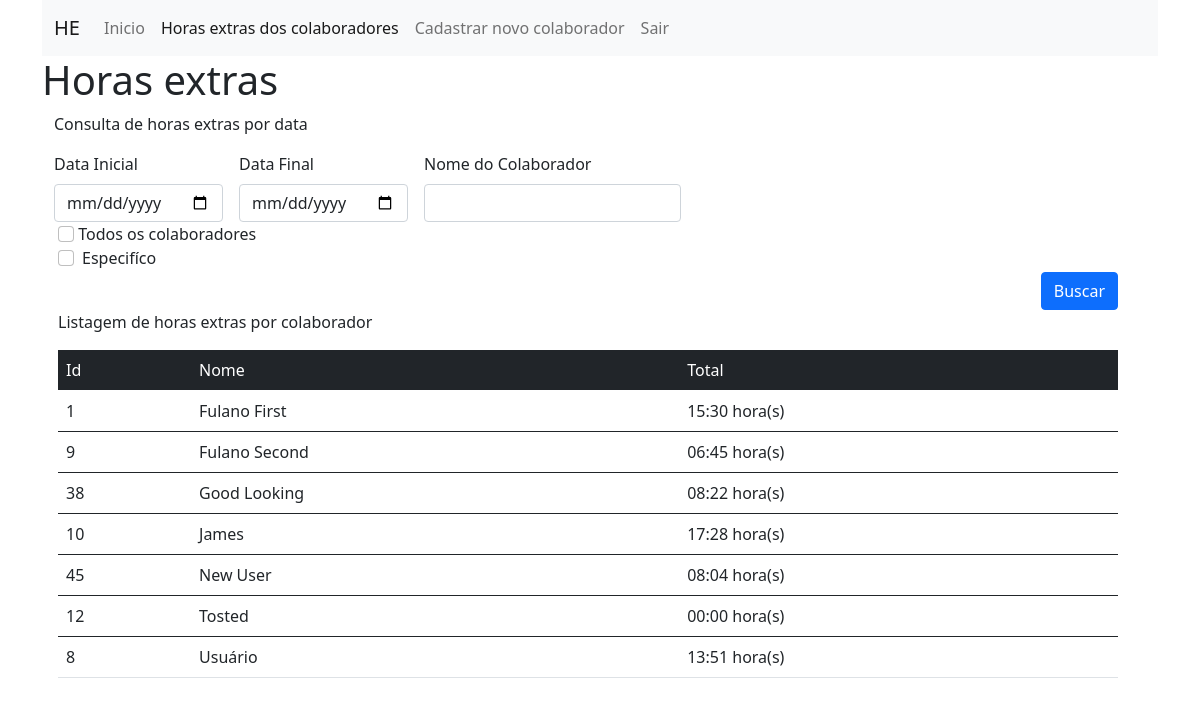
The page /Administrador/horas_extras_admin.php on the database its author committed.
### tables this page shows
CREATE TABLE IF NOT EXISTS `usuario_cadastro` (
  `usuario_id` int(11) NOT NULL AUTO_INCREMENT,
  `usuario` varchar(255) NOT NULL,
  `senha` varchar(50) NOT NULL,
  `nome` varchar(255) NOT NULL,
  `niveis_acessos_id` int(11) DEFAULT NULL,
  PRIMARY KEY (`usuario_id`)
);

### connection.php (called while the page is built, shortened)
<?php
class DBConnection {
    private $DB_HOST = "127.0.0.1:3303";
    private $DB_USER = "root";
    private $DB_PASSWORD = "";
    private $DB_DATABASE = "youtrack";
    private function connect() {
        $con = mysqli_connect($this->DB_HOST, $this->DB_USER, $this->DB_PASSWORD) or die("Conexão não realizada" . mysqli_error($con));
        mysqli_select_db($con, $this->DB_DATABASE) or die("Erro ao escolher banco " . mysqli_error($con));
        return $con;
    }
    function getAll($dti, $dtf, $name)
    {
        $con = $this->connect();
        $sql = "SELECT usuario_id, nome, concat(LPAD(FLOOR(TIMESTAMPDIFF(minute,CONCAT(data_inicial, ' ',hora_inicial), CONCAT(data_inicial, ' ',hora_final))/60), 2, '0'), ':',lpad(MOD(TIMESTAMPDIFF(minute,CONCAT(data_inicial, ' ',hora_inicial), CONCAT(data_inicial, ' ',hora_final)), 60), 2, '0')) as horas
                from usuario_cadastro
                natural join cadastro_horas";
        $sql .= " order by nome; ";
        $resultCon = $con->query($sql);
        $arrayHorasUser = [];
        $arrayFinal = [];
        $arrayHoras = $resultCon->fetch_all(MYSQLI_BOTH);
        foreach ($arrayHoras as $key => $value) {
            $arrayHorasUser[$value['usuario_id']][] = $value;
        }
        foreach ($arrayHorasUser as $key => $value) {
            foreach ($value as $chave => $valor) {
                if (!isset($arrayFinal[$valor['usuario_id']])) {
                    $arrayFinal[$valor['usuario_id']] = $valor;
                    $arrayFinal[$valor['usuario_id']]['horas'] = 0;
                }
                $arrayFinal[$valor['usuario_id']]['horas'] += $this->hoursToMinutes($valor['horas']);
            }
        }
        foreach ($arrayFinal as $key => $value) {
            $arrayFinal[$key]['horas'] = $this->minutesToHours($arrayFinal[$key]['horas']);
        }
        return $arrayFinal;
    }
    function hoursToMinutes($hours)
    {
        $minutes = 0;
        if (strpos($hours, ':') !== false)
        {
            list($hours, $minutes) = explode(':', $hours);
        }
        return $hours * 60 + $minutes;
    }
    function minutesToHours($minutes)
    {
        $hours = (int)($minutes / 60);
        $minutes -= $hours * 60;
        return sprintf("%d:%02.0f", $hours, $minutes);
    }
}
?>

### Administrador/horas_extras_admin.php (the view, shortened to what this page needs)
<?php
require_once('connection.php');
$connection = new DBConnection;
$dti= isset($_POST['data_inicial']) ?$_POST['data_inicial']:'';
$dtf= isset($_POST['data_final']) ?$_POST['data_final']:'';
$name = isset($_POST['nome']) ?$_POST['nome']:'';
$horas = $connection->getAll($dti, $dtf,$name);
?>
<!DOCTYPE html>
    <head>
    <link href="https://cdn.jsdelivr.net/npm/bootstrap@5.0.0-beta1/dist/css/bootstrap.min.css" rel="stylesheet">
    </head>
    <body>
    <div class="container">
    <nav class="navbar navbar-expand-lg navbar-light bg-light">
      <div class="container-fluid">
        <a class="navbar-brand" href="home_administrador.php">HE</a>
        <div class="collapse navbar-collapse" id="navbarSupportedContent">
          <ul class="navbar-nav me-auto mb-2 mb-lg-0">
            <li class="nav-item">
              <a class="nav-link" aria-current="page" href="home_administrador.php">Inicio</a>
            </li>
            <li class="nav-item">
              <a class="nav-link active" aria-current="page" href="horas_extras_admin.php">Horas extras dos colaboradores</a>
            </li>
            <li class="nav-item">
            <a class="nav-link" aria-current="page" href="cadastro_usuario.php">Cadastrar novo colaborador</a>
        </li>
            <li class="nav-item">
            <a class="nav-link" aria-current="page" href="index.php">Sair</a>
        </li>
          </ul>
        </div>
      </div>
    </nav>
    <h1>Horas extras</h1>
    <div class="container">
      <div>
      <p>Consulta de horas extras por data</p>
        <form class="row g-3" method="POST">
      <div class="col-auto">
        <label for="datainicial" class="form-label">Data Inicial</label>
        <input type="date" class="form-control" id="data_inicial" name="data_inicial" required>
      </div>
      <div class="col-auto">
        <label for="datafinal" class="form-label">Data Final</label>
        <input type="date" class="form-control" id="data_final" name="data_final">
      </div>
      <div class="col-auto">
        <label for="nome" class="form-label">Nome do Colaborador</label>
        <input type="text" class="form-control" id="nome" name="nome">
      </div>
      <form class="row g-3" method="POST">
        <div class="row align-items-center">
      <div class="col">
        <div class="col">
        <input class="form-check-input" type="checkbox" value="colab-all" id="flexCheckDefault" >
            <label class="form-check-label" for="flexCheckDefault">
              Todos os colaboradores
            </label>
        </div>
        <div class="col">
          <div class="form-check">
            <input class="form-check-input" type="checkbox" value="colab-esp" id="flexCheckChecked">
            <label class="form-check-label" for="flexCheckChecked">
              Especifíco
            </label>
        </div>
      <div class="col-lg-12" style="text-align: right;">
        <button type="submit" class="btn btn-primary" name="btn_buscar" value="Buscar hora extra"> Buscar </button>
      </div>
      </div>
    <p>Listagem de horas extras por colaborador</p>
    <table class="table table-hover">
        <thead class="table-dark">
            <tr>
                <td>Id</td>
                <td>Nome</td>
                <td>Total</td>
            </tr>
        </thead>
        <tbody>
        <?php
        foreach ($horas as $key => $hora) {
        ?>
            <tr>
                <td><?=$hora['usuario_id']?></td>
                <td><?=utf8_encode($hora['nome'])?></td>
                <td><?=date('H:i', strtotime($hora['horas']))?> hora(s)</td>
            </tr>
        </tbody>
        <?php
        }
        ?>
    </table>
    </div>
</body>

### rows shown on the page
usuario_cadastro: usuario_id "1", nome "Fulano First", horas "15:30"
usuario_cadastro: usuario_id "9", nome "Fulano Second", horas "06:45"
usuario_cadastro: usuario_id "38", nome "Good Looking", horas "08:22"
usuario_cadastro: usuario_id "10", nome "James", horas "17:28"
usuario_cadastro: usuario_id "45", nome "New User", horas "08:04"
usuario_cadastro: usuario_id "12", nome "Tosted", horas "00:00"
usuario_cadastro: usuario_id "8", nome "Usuário", horas "13:51"
